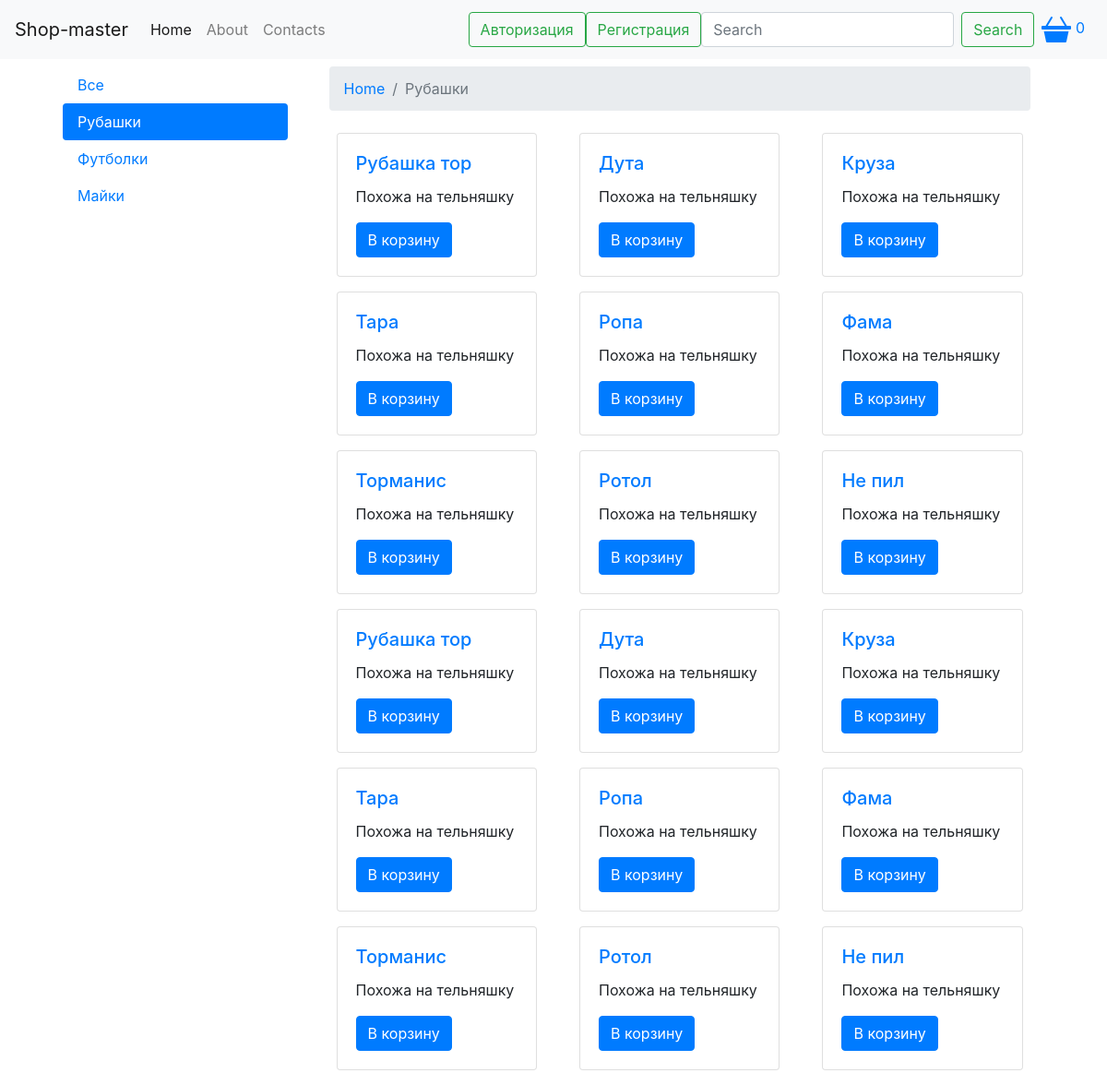
/cat.php?id=5, run on the app's committed database.
### tables this page shows
CREATE TABLE `categories` (
  `id` int(11) NOT NULL,
  `title` varchar(255) NOT NULL
);

CREATE TABLE `products` (
  `id` int(11) NOT NULL,
  `title` varchar(255) NOT NULL,
  `description` text NOT NULL,
  `content` text NOT NULL,
  `category_id` int(11) NOT NULL,
  `image` varchar(255) NOT NULL,
  `cost` varchar(10) NOT NULL
);

### parts/product_card.php (the view)
<div class="col-4">
	<div class="card m-2">
		<div class="card-body">
			<h5 class="card-title">
				<a href="product.php?id=<?php echo $row["id"] ?>">
					<?php echo $row["title"] ?>
				</a>
			</h5>
			<p class="card-text"><?php echo $row["description"] ?></p>
			<button class="btn btn-primary" onclick="addToBasket(this)" data-id="<?php echo $row["id"] ?>">
				В корзину
			</button>
		</div>
	</div>
</div>

### parts/cat_nav.php
<div class="nav flex-column nav-pills" id="v-pills-tab" role="tablist" aria-orientation="vertical">
	<a class="nav-link <?php if (!isset($_GET["id"])){ ?> active <?php }  ?>" href="/">Все</a>
	<?php
		$sql = "SELECT * FROM categories";
		$result = $connect->query($sql);
		while ($row = mysqli_fetch_assoc($result)) {
			if (isset($_GET["id"]) && $_GET["id"] == $row["id"]) {
				echo  "<a class='nav-link active' href='/cat.php?id=" . $row["id"] . "'>" . $row["title"] . "</a>";
			} else{
				echo  "<a class='nav-link' href='/cat.php?id=" . $row["id"] . "'>" . $row["title"] . "</a>";
			}
		}
	 ?>
</div>

### cat.php
<?php
	include "configs/db.php";
	include "parts/header.php";
	$sql = "SELECT * FROM categories WHERE id =" . $_GET["id"];
	$category = mysqli_fetch_assoc($connect->query($sql));
 ?>
<nav aria-label="breadcrumb">
  <ol class="breadcrumb">
    <li class="breadcrumb-item"><a href="/">Home</a></li>
    <li class="breadcrumb-item active" aria-current="page"><?php echo $category["title"] ?></li>
  </ol>
</nav>
<div class="row">
	<?php
		$sql = "SELECT * FROM products WHERE category_id =" . $_GET["id"];
		$result = $connect->query($sql);
		while ($row = mysqli_fetch_assoc($result)) {
			include "parts/product_card.php";
		}
	?>
</div>
<?php
	include "parts/footer.php";
 ?>

### data on the page
categories: title "Рубашки"
categories: title "Футболки"
categories: title "Майки"
products: title "Рубашка тор", description "Похожа на тельняшку"
products: title "Дута", description "Похожа на тельняшку"
products: title "Круза", description "Похожа на тельняшку"
products: title "Тара", description "Похожа на тельняшку"
products: title "Ропа", description "Похожа на тельняшку"
products: title "Фама", description "Похожа на тельняшку"
products: title "Торманис", description "Похожа на тельняшку"
products: title "Ротол", description "Похожа на тельняшку"
products: title "Не пил", description "Похожа на тельняшку"
products: title "Рубашка тор", description "Похожа на тельняшку"
products: title "Дута", description "Похожа на тельняшку"
products: title "Круза", description "Похожа на тельняшку"
products: title "Тара", description "Похожа на тельняшку"
products: title "Ропа", description "Похожа на тельняшку"
products: title "Фама", description "Похожа на тельняшку"
products: title "Торманис", description "Похожа на тельняшку"
products: title "Ротол", description "Похожа на тельняшку"
products: title "Не пил", description "Похожа на тельняшку"
